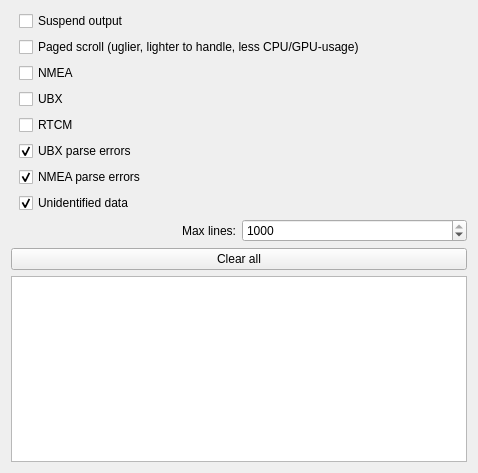
<?xml version="1.0" encoding="UTF-8"?>
<ui version="4.0">
 <class>MessageMonitorForm</class>
 <widget class="QWidget" name="MessageMonitorForm">
  <property name="geometry">
   <rect>
    <x>0</x>
    <y>0</y>
    <width>478</width>
    <height>473</height>
   </rect>
  </property>
  <property name="sizePolicy">
   <sizepolicy hsizetype="Expanding" vsizetype="Expanding">
    <horstretch>1</horstretch>
    <verstretch>1</verstretch>
   </sizepolicy>
  </property>
  <property name="windowTitle">
   <string>Form</string>
  </property>
  <layout class="QGridLayout" name="gridLayout">
   <item row="0" column="0">
    <layout class="QVBoxLayout" name="verticalLayout_Main">
     <item>
      <layout class="QVBoxLayout" name="verticalLayout_CheckBoxes">
       <property name="leftMargin">
        <number>8</number>
       </property>
       <item>
        <widget class="QCheckBox" name="checkBox_SuspendOutput">
         <property name="text">
          <string>Suspend output</string>
         </property>
        </widget>
       </item>
       <item>
        <widget class="QCheckBox" name="checkBox_PagedScroll">
         <property name="text">
          <string>Paged scroll (uglier, lighter to handle, less CPU/GPU-usage)</string>
         </property>
         <property name="checked">
          <bool>false</bool>
         </property>
        </widget>
       </item>
       <item>
        <widget class="QCheckBox" name="checkBox_NMEA">
         <property name="text">
          <string>NMEA</string>
         </property>
        </widget>
       </item>
       <item>
        <widget class="QCheckBox" name="checkBox_UBX">
         <property name="text">
          <string>UBX</string>
         </property>
        </widget>
       </item>
       <item>
        <widget class="QCheckBox" name="checkBox_RTCM">
         <property name="text">
          <string>RTCM</string>
         </property>
        </widget>
       </item>
       <item>
        <widget class="QCheckBox" name="checkBox_UBXParseErrors">
         <property name="text">
          <string>UBX parse errors</string>
         </property>
         <property name="checked">
          <bool>true</bool>
         </property>
        </widget>
       </item>
       <item>
        <widget class="QCheckBox" name="checkBox_NMEAParseErrors">
         <property name="text">
          <string>NMEA parse errors</string>
         </property>
         <property name="checked">
          <bool>true</bool>
         </property>
        </widget>
       </item>
       <item>
        <widget class="QCheckBox" name="checkBox_UnidentifiedData">
         <property name="text">
          <string>Unidentified data</string>
         </property>
         <property name="checked">
          <bool>true</bool>
         </property>
        </widget>
       </item>
      </layout>
     </item>
     <item>
      <layout class="QVBoxLayout" name="verticalLayout_CenterControls">
       <item>
        <layout class="QHBoxLayout" name="horizontalLayout_MaxLines">
         <item>
          <widget class="QLabel" name="label_MaxLines">
           <property name="text">
            <string>Max lines:</string>
           </property>
           <property name="alignment">
            <set>Qt::AlignRight|Qt::AlignTrailing|Qt::AlignVCenter</set>
           </property>
          </widget>
         </item>
         <item>
          <widget class="QSpinBox" name="spinBox_MaxLines">
           <property name="minimum">
            <number>10</number>
           </property>
           <property name="maximum">
            <number>1000</number>
           </property>
           <property name="singleStep">
            <number>10</number>
           </property>
           <property name="value">
            <number>1000</number>
           </property>
          </widget>
         </item>
        </layout>
       </item>
       <item>
        <widget class="QPushButton" name="pushButton_ClearAll">
         <property name="text">
          <string>Clear all</string>
         </property>
        </widget>
       </item>
      </layout>
     </item>
     <item>
      <widget class="QPlainTextEdit" name="plainTextEdit_Output"/>
     </item>
    </layout>
   </item>
  </layout>
 </widget>
 <resources/>
 <connections/>
</ui>
